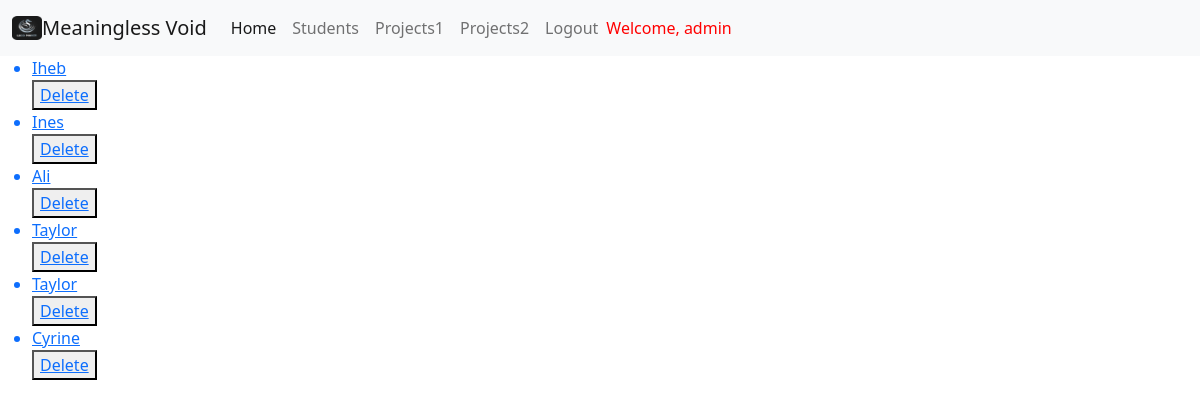
Page /app/list/ (signed in) on the earlier database version.
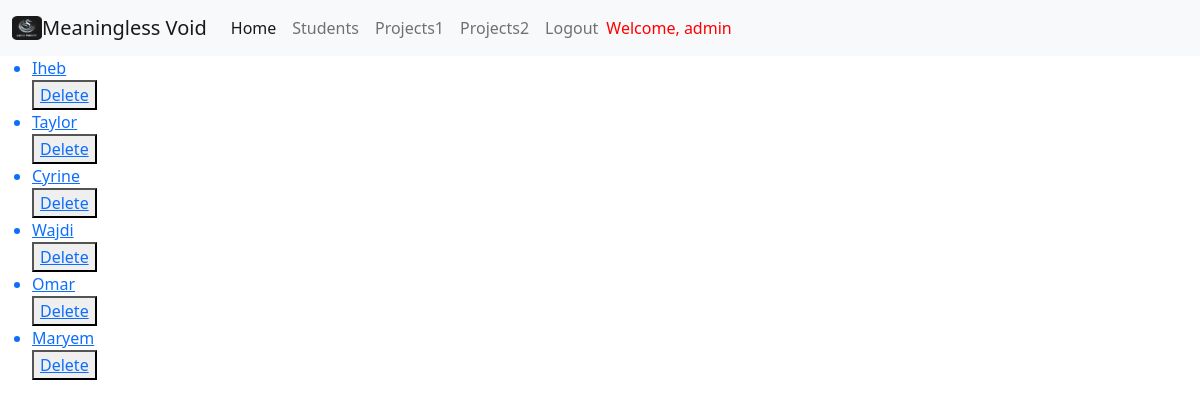
Same page on the later database version.
### app/models.py (models this page shows, shortened)
class User(models.Model):
    first_name = models.CharField(verbose_name="Prénom", max_length=30)
    last_name = models.CharField(verbose_name="Nom", max_length=30)
    email = models.EmailField(verbose_name="Email", null=False,validators=[email_validator])

class Student(User):
    pass

class User(models.Model):
    first_name = models.CharField(verbose_name="Prénom", max_length=30)
    last_name = models.CharField(verbose_name="Nom", max_length=30)
    email = models.EmailField(verbose_name="Email", null=False,validators=[email_validator])

### app/views.py (the view)
# urls.py: path('list/', list_students, name='student_display'),
@login_required
def list_students(request):
    list = Student.objects.all()
    return render(request, 'app/list_students.html', {'list_students': list})

### app/templates/app/list_students.html
{% extends 'base.html' %}
{% block content %}
<ul>
    {% for student in list_students %}
    <a href="{% url 'student_detail' student.id %}"><li> {{ student.first_name }}</li></a>
    <button><a href="{% url 'delete_student' student.id %}">Delete</a></button>
    {% endfor %}
</ul>
{% endblock content %}

### DjangoProject0/templates/base.html (shortened to what this page needs)
<!DOCTYPE html>
<html lang="en">
  <head>
    <link href="https://cdn.jsdelivr.net/npm/bootstrap@5.0.0-beta2/dist/css/bootstrap.min.css" rel="stylesheet">
</head>
  <body>
    {% include 'header.html' %}
    <div>{% block content %} {% endblock content %}</div>
  </body>
</html>

### DjangoProject0/templates/header.html (shortened to what this page needs)
{% load static %}
<nav class="navbar navbar-expand-lg navbar-light bg-light"">
    <div class="container-fluid">
      <img src="{% static 'logo.png' %}" alt="Drupal Logo" width="30" height="24">
      <a class="navbar-brand" href="#">Meaningless Void</a>
      <div class="collapse navbar-collapse" id="navbarNav">
        <ul class="navbar-nav">
          {% if request.user.is_authenticated %}
          <li class="nav-item">
            <a class="nav-link active" aria-current="page" href="{% url 'home' %}">Home</a>
          </li>
          <li class="nav-item">
            <a class="nav-link" href="{% url 'student_display' %}">Students</a>
          </li>
          <li class="nav-item">
            <a class="nav-link" href="{% url 'project_display' %}">Projects1</a>
          </li>
          <li class="nav-item">
            <a class="nav-link" href="{% url 'project_display' %}">Projects2</a>
          </li>
          <li class="nav-item">
            <a class="nav-link" href="{% url 'logout' %}">Logout</a>
          </li>
        </ul>
        <span class="navbar-text" style="color:red;">
            Welcome, {{ request.user.username }}
          {% else %}
            Please login
          {% endif %}
        </span>
      </div>
    </div>
  </nav>

Differences in the rows shown:
removed Student: first_name "Ines"
removed Student: first_name "Ali"
removed Student: first_name "Taylor"
added Student: first_name "Wajdi"
added Student: first_name "Omar"
added Student: first_name "Maryem"
